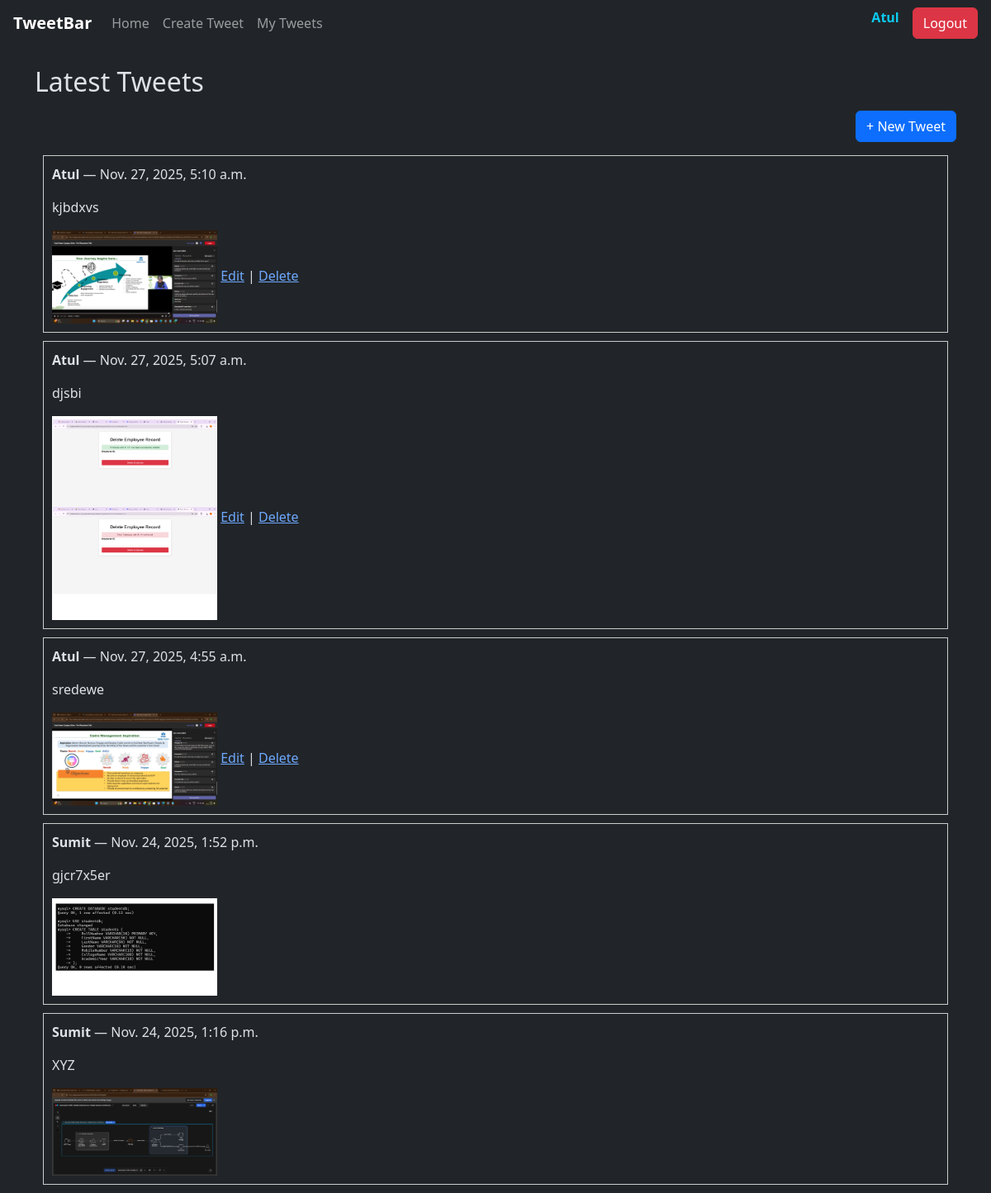
The page / (signed in) on the database its author committed.
### tweetapp/models.py (models this page shows, shortened)
class Tweet(models.Model):
    user = models.ForeignKey(User,on_delete=models.CASCADE)
    text = models.TextField(max_length=240)
    photo = models.ImageField(upload_to='photos/')
    created_at = models.DateTimeField(auto_now_add=True )
    updated_at = models.DateTimeField(auto_now=True)

### tweetapp/views.py (the view)
# urls.py: path('', views.tweet_list, name='tweet_list'),
@login_required
def tweet_list(request):
    tweets = Tweet.objects.all().order_by('-created_at')
    return render(request, 'tweet_list.html', {'tweets': tweets})

### templates/tweet_list.html (shortened to what this page needs)
{% extends "layout.html" %}
{% load static %}
{% block content %}
<h2 class="my-3">Latest Tweets</h2>
<div class="text-end mb-3">
    <a href="{% url 'tweet_create' %}" class="btn btn-primary">+ New Tweet</a>
</div>
{% for tweet in tweets %}
<div style="border:1px solid #ccc; padding:10px; margin:10px;">
    <p><strong>{{ tweet.user.username }}</strong> — {{ tweet.created_at }}</p>
    <p>{{ tweet.text }}</p>
    {% if tweet.photo %}
        <img src="{{ tweet.photo.url }}" width="200px">
    {% endif %}
    {% if request.user == tweet.user %}
        <a href="{% url 'tweet_edit' tweet.id %}"> Edit</a> |
        <a href="{% url 'tweet_delete' tweet.id %}" onclick="return confirm('Are you sure you want to delete this tweet?')">
             Delete
        </a>
    {% endif %}
</div>
{% endfor %}
{% endblock %}

### templates/layout.html (shortened to what this page needs)
{% load static %}
<!DOCTYPE html>
<html lang="en" data-bs-theme="dark">
<head>
    <link href="https://cdn.jsdelivr.net/npm/bootstrap@5.3.8/dist/css/bootstrap.min.css" rel="stylesheet">
</head>
<body>
<nav class="navbar navbar-expand-lg navbar-dark bg-dark px-3">
  <a class="navbar-brand fw-bold" href="{% url 'tweet_list' %}">TweetBar</a>
  <div class="collapse navbar-collapse" id="navbarNav">
    <ul class="navbar-nav me-auto">
      <li class="nav-item">
        <a class="nav-link" href="{% url 'tweet_list' %}">Home</a>
      </li>
      {% if user.is_authenticated %}
      <li class="nav-item">
        <a class="nav-link" href="{% url 'tweet_create' %}">Create Tweet</a>
      </li>
      <li class="nav-item">
        <a class="nav-link" href="{% url 'my_tweets' %}">My Tweets</a>
      </li>
      {% endif %}
    </ul>
   <ul class="navbar-nav">
  {% if user.is_authenticated %}
    <li class="nav-item">
      <span class="navbar-text me-3 text-info fw-semibold">
         {{ user.username }}
      </span>
    </li>
    <li class="nav-item">
      <form method="post" action="{% url 'logout' %}" class="d-inline">
        <button type="submit" class="btn btn-danger">Logout</button>
      </form>
    </li>
  {% endif %}
</ul>
  </div>
</nav>
<div class="container mt-4">
  {% block content %}
  {% endblock %}
</div>
</body>
</html>

### rows shown on the page
Tweet: user.username "Atul", created_at "Nov. 27, 2025, 5:10 a.m.", text "kjbdxvs", photo (picture), shows "Edit"
Tweet: user.username "Atul", created_at "Nov. 27, 2025, 5:07 a.m.", text "djsbi", photo (picture), shows "Edit"
Tweet: user.username "Atul", created_at "Nov. 27, 2025, 4:55 a.m.", text "sredewe", photo (picture), shows "Edit"
Tweet: user.username "Sumit", created_at "Nov. 24, 2025, 1:52 p.m.", text "gjcr7x5er", photo (picture)
Tweet: user.username "Sumit", created_at "Nov. 24, 2025, 1:16 p.m.", text "XYZ", photo (picture)

### other values the page prints
{{ user.username }} "Atul"
